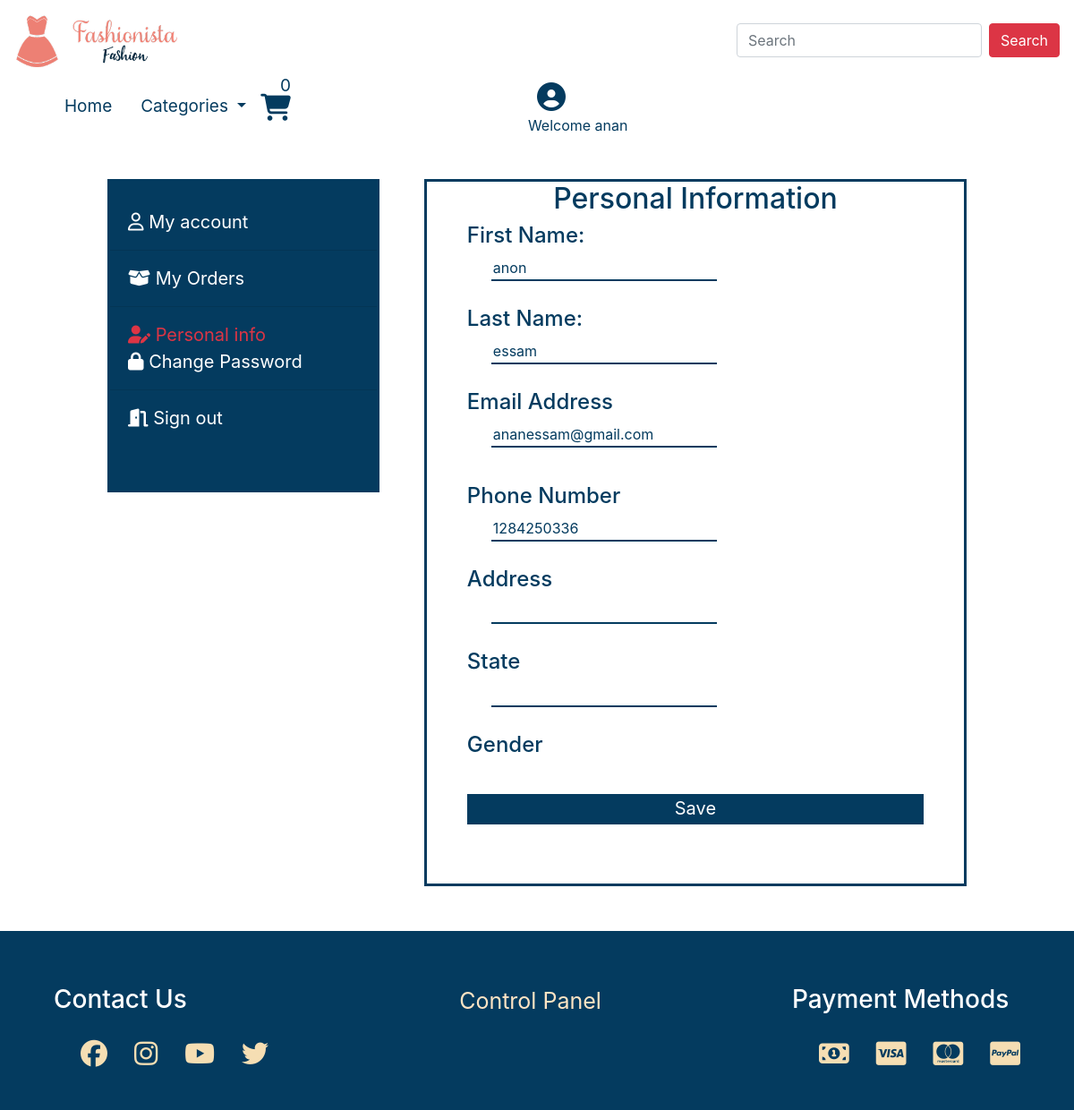
The app's page /pages/personalInfo.php (signed in) with its own data.
### tables this page shows
CREATE TABLE `customer` (
  `id` int(11) NOT NULL,
  `User_name` varchar(100) NOT NULL,
  `first_name` varchar(15) NOT NULL,
  `second_name` varchar(15) NOT NULL,
  `Email` varchar(50) NOT NULL,
  `password` varchar(50) NOT NULL,
  `phone_no` int(11) NOT NULL,
  `gender` enum('Male','Female','','','') NOT NULL,
  `type` enum('client','admin','','') NOT NULL,
  `Balance` int(50) NOT NULL,
  `country` varchar(50) NOT NULL,
  `city` varchar(50) NOT NULL,
  `address1` varchar(100) NOT NULL,
  `address2` varchar(100) NOT NULL
);

### pages/personalInfo.php (the view, shortened to what this page needs)
<!DOCTYPE html>
<html lang="en">
<head>
    <link rel="stylesheet" href="../CSS/personalInfo.css">
    <link rel="stylesheet" href="https://cdnjs.cloudflare.com/ajax/libs/font-awesome/4.7.0/css/font-awesome.min.css">
    <link rel="stylesheet" href="../CSS/bootstrap.min.css">
</head>
<body>
    <div class="header">
        <nav class="navbar " id="navb">
            <a class="navbar-brand" href="#"><img src="../images/logo1.png" alt="../index.php"></a>
            <div class="search form-inline my-2 my-lg-0">
                <input class="form-control mr-sm-2" type="search" placeholder="Search" aria-label="Search">
                <button class="btn btn btn-danger my-2 my-sm-0" type="submit">Search</button>
            </div>
            <div class="links">
                <ul>
                    <li class="nav-item item1 top">
                      <a class="nav-link" href="../index.php">Home</a>
                    </li>
                    <li class="nav-item dropdown item1 top">
                      <a class="nav-link dropdown-toggle" href="#" id="navbarDropdown" role="button" data-toggle="dropdown" aria-haspopup="true" aria-expanded="false">
                        Categories
                      </a>
                    </li>
                    <li class="nav-item active item1 shop ">
                        <a href="cart.php">
                            <?php
                             $servername = "localhost";
                             $username = "root";
                             $password1 = "";
                             $dbname = "online_shopping";
                             try{
                                 $conn= mysqli_connect($servername,$username,$password1,$dbname);
                                 $sql="SELECT * FROM cart ";
                                 $result = mysqli_query($conn, $sql);
                                 $count = mysqli_num_rows($result);
                            }
                            catch(PDOException $e){
                                 echo "connection Failed" .$e->getMessage();
                             }
                            echo "<span>$count</span> "?>
                            <i class="fa fa-shopping-cart"></i>
                        </a>
                    </li>
                    <li class="nav-item active item3 profile" style="visibility:hidden" >
                        <a href="profile.php">
                            <i class="fas fa-user-circle fa-2x"></i>
                           <br>
                           <span>Welcome
                           <span id="prof">
                           <?php
                            if(isset($_SESSION["user"])){
                               echo $_SESSION['user'] ;
                            }
                            ?>
                           </span>
                           </span>
                        </a>
                    </li>
                  </ul>
            </div>
        </nav>
    </div>
    <div class="main">
        <div class="sidebar">
            <a href="profile.php" >
                <i class='far fa-user'></i>
                My account
            </a><br><hr>
            <a href="order.php">
                <i class='fas fa-box-open'></i>
                My Orders
            </a><br>
            <hr>
            <a href="personalInfo.php" class="active">
                <i class="fas fa-user-edit"></i>
                Personal info
            </a><br>
            <a href="changepass.php">
                <i class="	fas fa-lock"></i>
                Change Password
            </a><br><hr>
            <a href="../index.php">
                <i class='fas fa-door-open'></i>
                Sign out
            </a>
        </div>
        <div class="mainsection">
            <form class="container" action="<?php echo $_SERVER['PHP_SELF']?>" method="POST">
                <h2>Personal Information</h2>
               <label>
                    <h4>First Name:</h4>
                    <?php
                    $user= $_SESSION['user'];
                    $servername = "localhost";
                    $username = "root";
                    $password1 = "";
                    $dbname = "online_shopping";
                    $conn= mysqli_connect($servername,$username,$password1,$dbname);
                    $sql="SELECT * FROM customer where User_name='$user' ";
                    $result = mysqli_query($conn, $sql);
                    $row = mysqli_fetch_array($result, MYSQLI_ASSOC);
                    $fname=  $row['first_name'];
                    $lname=$row['second_name'];
                    $email=$row['Email'];
                    $phone=$row['phone_no'];
                    $address=$row['address1'];
                    $state=$row['address2'];
                ?>
                    <input type="text" name="fname" value="<?php echo($fname);?>" >
               </label>
                <label>
                    <h4>Last Name:</h4>
                    <input type="text" name="lname" value="<?php echo($lname);?>" >
                </label>
                <h4>Email Address</h4>
                <Label class="mail" >
                     <input type="text" name="email" value="<?php echo($email);?>" readonly >
                </Label>
                <label>
                    <h4>Phone Number</h4>
                    <input type="tel" name="phone" value="<?php echo($phone);?>" >
               </label>
               <label>
                    <h4>Address</h4>
                    <input type="text" name="phone1" value="<?php echo($address);?>" >
               </label>
               <label>
                    <h4>State</h4>
                    <input type="text" name="state" value="<?php echo($state);?>" >
               </label>
               <label>
                    <h4>Gender</h4>
                    </label>
                    <input type="submit" value="Save" class="submit" required
                    style="font-size:20px;background-color:#043b5f;color:#fff">
            </form>
        </div>
    </div>
    <div class="footer">
        <div class="social-media">
            <h3>Contact Us</h3>
            <div class="linkat">
                <a href="#">
                    <i class="fab fa-facebook" style="font-size:30px; color: wheat; padding-left: 10px;"
                    onmouseover="this.style.color='#dc3545';" onmouseout="this.style.color='wheat';"></i>
                </a>
                <a href="#">
                    <i class="fab fa-instagram" style="font-size:30px; color: wheat; padding-left: 10px;"
                    onmouseover="this.style.color='#dc3545';" onmouseout="this.style.color='wheat';"></i>
                </a>
                <a href="#">
                    <i class="fab fa-youtube" style="font-size:30px; color: wheat; padding-left: 10px;"
                    onmouseover="this.style.color='#dc3545';" onmouseout="this.style.color='wheat';"></i>
                </a>
                <a href="#">
                    <i class="fab fa-twitter" style="font-size:30px; color: wheat; padding-left: 10px;"
                    onmouseover="this.style.color='#dc3545';" onmouseout="this.style.color='wheat';"></i>
                </a>
            </div>
        </div>
        <div style="font-size: 25px;">
            <a href="logadmin.php" style="color: bisque; "
            onmouseover="this.style.text_decoration='none';this.style.color='#dc3545';"
            onmouseout="this.style.color='bisque';">Control Panel</a>
        </div>
        <div class="payment-method">
            <h3>Payment Methods</h3>
            <div class="linkat"   >
                <a href="#" >
                    <i class="fa fa-money" style="font-size:30px; color: wheat; padding-left: 10px;"
                    onmouseover="this.style.color='#dc3545';" onmouseout="this.style.color='wheat';"></i>
                </a>
                <a href="#">
                    <i class="fab fa-cc-visa fa-2x" style="font-size:30px; color: wheat; padding-left: 10px;"
                    onmouseover="this.style.color='#dc3545';" onmouseout="this.style.color='wheat';"></i>
                </a>
                <a href="#">
                    <i class="fab fa-cc-mastercard fa-2x" style="font-size:30px; color: wheat; padding-left: 10px;"
                    onmouseover="this.style.color='#dc3545';" onmouseout="this.style.color='wheat';"></i>
                </a>
                <a href="#">
                    <i class="fab fa-cc-paypal fa-2x" style="font-size:30px; color: wheat; padding-left: 10px;"
                    onmouseover="this.style.color='#dc3545';" onmouseout="this.style.color='wheat';"></i>
                </a>
            </div>
        </div>
    </div>
</body>
</html>

### CSS/personalInfo.css (style rules this page uses)
.header nav a img { width: 60%; }
.header nav { display: flex; flex-direction: row; background-color: #fff; position: fixed; top: 0px; width: 100%; z-index: 5; }
.header nav .links ul { display: flex; list-style: none; }
.header nav .links .shop a i { font-size: 30px; margin-top: -5px; }
.header nav .links .shop a { display: flex; flex-direction: column; justify-content: center; text-decoration: none; }
.header nav .links .shop a span { align-self: flex-end; }
.header nav .links ul .item1 a { color: #043b5f; font-size: 19px; }
.header nav .links ul .top { padding-top: 15px; }
.header nav .links ul .profile a { display: flex; flex-direction: column; justify-content: center; margin-left: 20px; }
.header nav .links ul .profile a i { color: #043b5f; margin: 10px 5px 0 10px; }
.header nav .links ul .profile a span { color: #043b5f; margin-top: -20px; }
.main { display: flex; width: 80%; margin: auto; margin-top: 200px; }
.main .sidebar { flex-grow: 1; margin-right: 50px; border: 3px #043b5f solid; background-color: #043b5f; padding-top: 30px; padding-bottom: 30px; height: 350px; }
.main .sidebar a { color: white; font-size: 20px; margin: 20px; padding-top: 30px; }
.main .sidebar .active { color: #dc3545; }
.main .mainsection { flex-grow: 4; border: 3px #043b5f solid; padding-bottom: 30px; }
.main .mainsection .container { width: 90%; display: flex; flex-direction: column; }
.main .mainsection h2 { text-align: center; color: #043b5f; }
.main .mainsection h4 { color: #043b5f; }
.main .mainsection input { border: 0px; border-bottom: 2px solid #043b5f; outline: none; color: #043b5f; margin-bottom: 20px; }
.main .mainsection .container .mail { color: #043b5f; margin-bottom: 20px; }
.footer { height: 200px; width: 100%; background-color: #043b5f; padding: 5%; display: flex; margin-top: 50px; justify-content: space-between; }
.footer .social-media h3 { color: white; padding-bottom: 20px; }
.footer .social-media .linkat { display: flex; justify-content: start; }
.footer .social-media .linkat a { padding-left:20px ; }
.footer .payment-method h3 { color: #fff; padding-bottom: 20px; }
.footer .payment-method .linkat { display: flex; justify-content: start; }
.footer .payment-method .linkat a { padding-left:20px ; }

### pages/personalInfo.php (style rules this page uses)
.profile { visibility: visible !important; margin-right: }

### records on screen
customer: fname "anon", lname "essam", email "ananessam@gmail.com", phone "1284250336"

### other values on screen
$count "0"
$_SESSION['user'] "anan"
